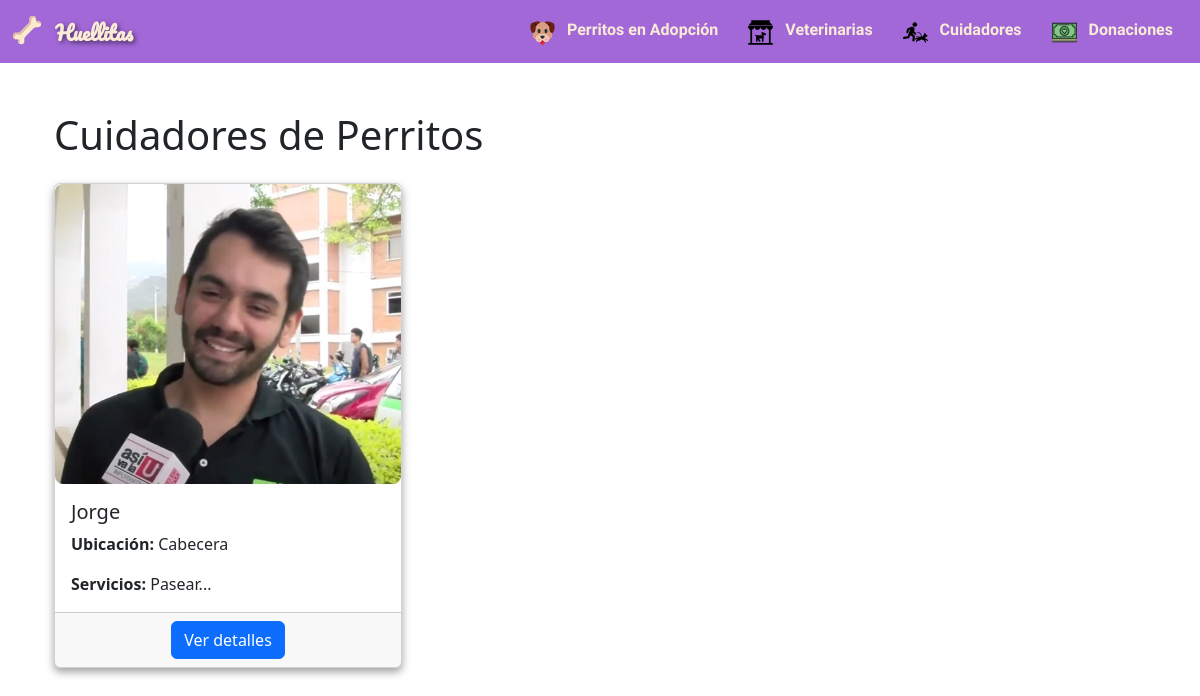
/lista_cuidadores/, run on the app's committed database.
### perritos/models.py (models this page shows, shortened)
class Cuidador(models.Model):
    nombre = models.CharField(max_length=100)
    ubicacion = models.CharField(max_length=200)
    telefono = models.CharField(max_length=20)
    correo = models.EmailField()
    experiencia = models.TextField()
    servicios = models.TextField()
    tarifas = models.CharField(max_length=100, blank=True)
    foto_perfil = models.ImageField(upload_to='cuidadores/', blank=True)

### perritos/views.py (the view)
# urls.py: path('lista_cuidadores/', views.lista_cuidadores, name='lista_cuidadores'),
def lista_cuidadores(request):
    cuidadores = Cuidador.objects.all()
    return render(request, 'perritos/lista_cuidadores.html', {'cuidadores': cuidadores})

### perritos/templates/perritos/lista_cuidadores.html
{% extends 'perritos/base.html' %}
{% block content %}
<div class="container mt-5">
    <h1 class="mb-4">Cuidadores de Perritos</h1>
    <div class="row g-4">
      {% for cuidador in cuidadores %}
        <div class="col-md-4">
            <div class="card h-100">
                <img src="{{ cuidador.foto_perfil.url }}" class="img-fluid-rounded-shadow" alt="{{ cuidador.nombre }}">
                <div class="card-body">
                    <h5 class="card-title">{{ cuidador.nombre }}</h5>
                    <p class="card-text"><strong>Ubicación:</strong> {{ cuidador.ubicacion }}</p>
                    <p class="card-text"><strong>Servicios:</strong> {{ cuidador.servicios|slice:":100" }}...</p>
                </div>
                <div class="card-footer text-center">
                    <a href="/lista_cuidadores/{{ cuidador.id }}/" class="btn btn-primary">Ver detalles</a>
                </div>
            </div>
        </div>
      {% endfor %}
    </div>
</div>
{% endblock %}

### static/styles/styles.css (style rules this page uses)
.img-fluid-rounded-shadow { width: 100%; height: 350px; object-fit: cover; border-radius: 8px; }
.h-100 { box-shadow: 0px 4px 8px rgba(0, 0, 0, 0.375); }
.img-fluid-rounded-shadow { width: 100%; height: 300px; object-fit: cover; border-radius: 8px; }

### data on the page
Cuidador: foto_perfil (picture), nombre "Jorge", ubicacion "Cabecera", servicios "Pasear"
